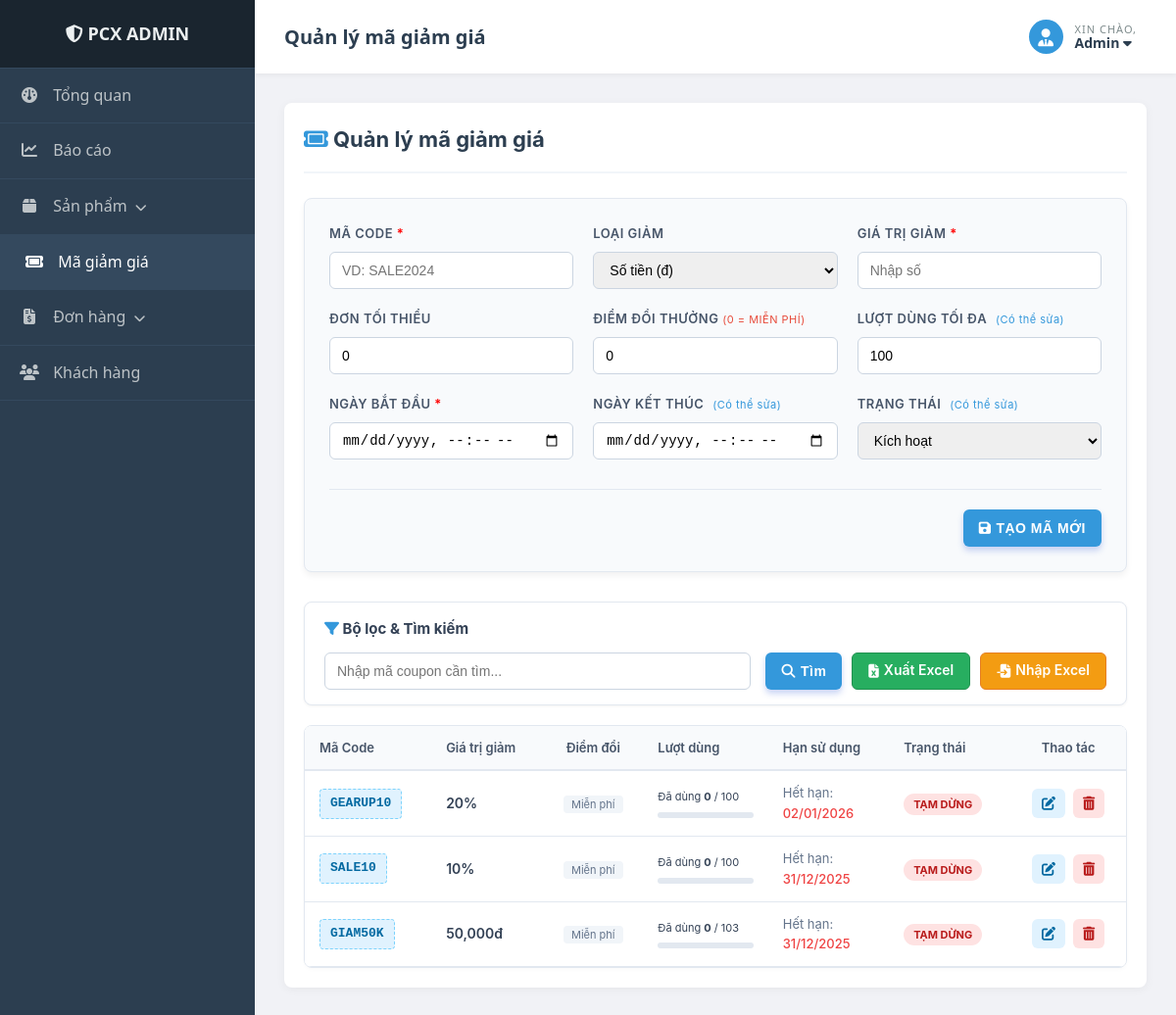
Screenshot of /index.php?controller=admin-coupon (signed in) with the database file from the repository.
### tables this page shows
CREATE TABLE `coupons` (
  `coupon_id` int(11) NOT NULL,
  `code` varchar(50) NOT NULL,
  `discount_type` enum('percent','fixed') NOT NULL DEFAULT 'fixed',
  `discount_value` decimal(15,0) NOT NULL,
  `min_order_value` decimal(15,0) DEFAULT 0,
  `usage_limit` int(11) DEFAULT 100,
  `used_count` int(11) DEFAULT 0,
  `start_date` datetime DEFAULT NULL,
  `end_date` datetime DEFAULT NULL,
  `status` tinyint(1) DEFAULT 1,
  `points_cost` int(11) DEFAULT 0
);

### app/controllers/admin/AdminCouponController.php (called while the page is built, shortened)
<?php
require_once 'app/models/admin/AdminCouponModel.php';
class AdminCouponController
{
    private $model;
    public function __construct()
    {
        $this->model = new AdminCouponModel();
    }
    public function index()
    {
        $this->model->autoExpireCoupons();
        $filters = [
            'keyword'       => $_GET['keyword'] ?? ($_GET['search'] ?? ''),
            'status'        => $_GET['status'] ?? '',
            'discount_type' => $_GET['discount_type'] ?? ''
        ];
        $coupons = $this->model->getAll($filters);
        $this->renderView($coupons, null, ['filters' => $filters]);
    }
    private function renderView($coupons, $coupon_edit = null, $extraData = [])
    {
        require_once 'views/admin/layouts/page.php';
    }
}

### app/models/admin/AdminCouponModel.php (called while the page is built, shortened)
<?php
require_once 'app/config/database.php';
class AdminCouponModel
{
    private $conn;
    public function __construct()
    {
        $db = new Database();
        $this->conn = $db->getConnection();
    }
    public function getAll($filters = [])
    {
        $sql = "SELECT * FROM coupons WHERE 1=1";
        $params = [];
        $sql .= " ORDER BY coupon_id DESC";
        $stmt = $this->conn->prepare($sql);
        $stmt->execute($params);
        return $stmt->fetchAll(PDO::FETCH_ASSOC);
    }
}

### app/config/database.php (called while the page is built, shortened)
<?php
class Database
{
    private $host = "localhost";
    private $db_name = "pcx_db";
    private $username = "root";
    private $password = "";
    public function getConnection()
    {
        $this->conn = null;
        try {
            $this->conn = new PDO("mysql:host=" . $this->host . ";dbname=" . $this->db_name, $this->username, $this->password);
            $this->conn->exec("set names utf8");
            $this->conn->setAttribute(PDO::ATTR_ERRMODE, PDO::ERRMODE_EXCEPTION);
        } catch (PDOException $exception) {
            echo "Lỗi kết nối: " . $exception->getMessage();
        }
        return $this->conn;
    }
}

### views/admin/coupon/index.php (the view, shortened to what this page needs)
<?php
echo '<link rel="stylesheet" href="assets/css/admin-coupons.css">';
$isEdit = isset($coupon_edit) && !empty($coupon_edit['coupon_id']);
$formData = $coupon_edit ?? [];
$keyword      = $filters['keyword'] ?? '';
?>
<div class="coupon-container">
<div class="coupon-header">
        <h2><i class="fa-solid fa-ticket" style="color: #3498db;"></i> <?= $isEdit ? 'Chỉnh sửa mã giảm giá' : 'Quản lý mã giảm giá' ?></h2>
    </div>
<div class="coupon-card <?= $isEdit ? 'edit-mode' : '' ?>">
        <form action="index.php?controller=admin-coupon&action=store" method="POST" class="coupon-form">
            <div class="form-group">
                <label>Mã Code <span style="color:red">*</span></label>
                <input type="text" name="code" class="form-control <?= isset($errors['code']) ? 'is-invalid' : '' ?> <?= $isEdit ? 'readonly-field' : '' ?>"
                    value="<?= $formData['code'] ?? '' ?>" <?= $isEdit ? 'readonly' : '' ?> style="text-transform: uppercase;" placeholder="VD: SALE2024">
            </div>
            <div class="form-group">
                <label>Loại giảm</label>
                <?php if ($isEdit): ?>
                    <input type="hidden" name="discount_type" value="<?= $formData['discount_type'] ?>">
                    <select class="form-control readonly-field" disabled>
                        <option value="fixed" <?= ($formData['discount_type'] ?? '') == 'fixed' ? 'selected' : '' ?>>Số tiền (đ)</option>
                        <option value="percent" <?= ($formData['discount_type'] ?? '') == 'percent' ? 'selected' : '' ?>>Phần trăm (%)</option>
                    </select>
                <?php else: ?>
                    <select name="discount_type" class="form-control">
                        <option value="fixed" <?= ($formData['discount_type'] ?? '') == 'fixed' ? 'selected' : '' ?>>Số tiền (đ)</option>
                    </select>
                <?php endif; ?>
</div>
            <div class="form-group">
                <label>Giá trị giảm <span style="color:red">*</span></label>
                <input type="number" name="discount_value" class="form-control <?= isset($errors['discount_value']) ? 'is-invalid' : '' ?> <?= $isEdit ? 'readonly-field' : '' ?>"
                    value="<?= $formData['discount_value'] ?? '' ?>" <?= $isEdit ? 'readonly' : '' ?> placeholder="Nhập số">
            </div>
<div class="form-group">
                <label>Đơn tối thiểu</label>
                <input type="number" name="min_order_value" class="form-control <?= isset($errors['min_order_value']) ? 'is-invalid' : '' ?> <?= $isEdit ? 'readonly-field' : '' ?>"
                    value="<?= $formData['min_order_value'] ?? '0' ?>" <?= $isEdit ? 'readonly' : '' ?>>
            </div>
            <div class="form-group">
                <label>Điểm đổi thưởng <span style="font-weight:normal; font-size:11px; color:#e74c3c;">(0 = Miễn phí)</span></label>
                <input type="number" name="points_cost" class="form-control" value="<?= $formData['points_cost'] ?? '0' ?>" min="0">
            </div>
            <div class="form-group">
                <label>Lượt dùng tối đa <span class="editable-label">(Có thể sửa)</span></label>
                <input type="number" name="usage_limit" class="form-control <?= isset($errors['usage_limit']) ? 'is-invalid' : '' ?>"
                    value="<?= $formData['usage_limit'] ?? '100' ?>">
            </div>
            <div class="form-group">
                <label>Ngày bắt đầu <span style="color:red">*</span></label>
                <?php $startVal = isset($formData['start_date']) ? date('Y-m-d\TH:i', strtotime($formData['start_date'])) : ''; ?>
                <input type="datetime-local" name="start_date" class="form-control <?= isset($errors['start_date']) ? 'is-invalid' : '' ?> <?= $isEdit ? 'readonly-field' : '' ?>"
                    value="<?= $startVal ?>" <?= $isEdit ? 'readonly' : '' ?>>
            </div>
            <div class="form-group">
                <label>Ngày kết thúc <span class="editable-label">(Có thể sửa)</span></label>
                <?php $endVal = isset($formData['end_date']) ? date('Y-m-d\TH:i', strtotime($formData['end_date'])) : ''; ?>
                <input type="datetime-local" name="end_date" class="form-control <?= isset($errors['end_date']) ? 'is-invalid' : '' ?>"
                    value="<?= $endVal ?>">
            </div>
            <div class="form-group">
                <label>Trạng thái <span class="editable-label">(Có thể sửa)</span></label>
                <select name="status" class="form-control">
                    <option value="1" <?= (isset($formData['status']) && $formData['status'] == 1) ? 'selected' : '' ?>>Kích hoạt</option>
                </select>
            </div>
            <div class="form-actions">
                <button type="submit" class="btn btn-primary"><i class="fa-solid fa-save"></i> <?= $isEdit ? 'CẬP NHẬT MÃ' : 'TẠO MÃ MỚI' ?></button>
            </div>
        </form>
    </div>
    <div class="filter-bar">
        <span class="filter-header-text"><i class="fa-solid fa-filter" style="color:#3498db"></i> Bộ lọc & Tìm kiếm</span>
        <form action="index.php" method="GET" class="filter-form">
            <div class="filter-item-search">
                <input type="text" name="keyword" class="form-control" value="<?= htmlspecialchars($keyword) ?>" placeholder="Nhập mã coupon cần tìm...">
            </div>
            <div class="filter-item-btn">
                <button type="submit" class="btn btn-primary" title="Tìm kiếm"><i class="fa-solid fa-search"></i> Tìm</button>
            </div>
            <a href="index.php?controller=admin-coupon&action=exportExcel&keyword=<?= $filters['keyword'] ?>&status=<?= $filters['status'] ?>"
                class="btn btn-success">
                <i class="fas fa-file-excel"></i> Xuất Excel
            </a>
            <a href="index.php?controller=admin-coupon&action=import" class="btn btn-warning">
                <i class="fa-solid fa-file-import"></i> Nhập Excel
            </a>
        </form>
    </div>
<div class="coupon-table-wrapper">
<table class="coupon-table">
<thead>
<tr>
                    <th>Mã Code</th>
                    <th>Giá trị giảm</th>
                    <th style="text-align: center;">Điểm đổi</th>
                    <th>Lượt dùng</th>
                    <th>Hạn sử dụng</th>
                    <th>Trạng thái</th>
                    <th style="text-align:center;">Thao tác</th>
</tr>
</thead>
<tbody>
<?php if (!empty($coupons)): foreach ($coupons as $c): ?>
                        <tr>
                            <td><span class="coupon-code-badge"><?= $c['code'] ?></span></td>
                            <td style="font-weight: 600;"><?= number_format($c['discount_value']) ?><?= $c['discount_type'] == 'fixed' ? 'đ' : '%' ?></td>
                            <td style="text-align: center;">
                                <?php if ($c['points_cost'] > 0): ?>
                                    <span style="background: #fff3cd; color: #856404; padding: 2px 8px; border-radius: 4px; font-weight: bold; font-size: 11px;"><?= number_format($c['points_cost']) ?> điểm</span>
                                <?php else: ?>
                                    <span style="background: #f1f5f9; color: #64748b; padding: 2px 8px; border-radius: 4px; font-size: 11px;">Miễn phí</span>
                                <?php endif; ?>
                            </td>
                            <td>
                                <div style="font-size: 11px; margin-bottom: 2px;">Đã dùng <b><?= $c['used_count'] ?></b> / <?= $c['usage_limit'] ?></div>
                                <div class="progress-container">
                                </div>
                            </td>
                            <td style="font-size: 13px;">
                                <span style="color: #64748b;">Hết hạn:</span> <br>
                                <span style="color: #ef4444; font-weight:500;"><?= date('d/m/Y', strtotime($c['end_date'])) ?></span>
                            </td>
                            <td>
                                <?php
                                if ($c['status'] == 0) echo '<span class="status-badge status-locked">Tạm dừng</span>';
                                else if (($c['status'] == 1)) echo '<span class="status-badge status-active">Đang chạy</span>';
                                ?>
                            </td>
                            <td style="text-align: center;">
                                <div style="display: flex; gap: 8px; justify-content: center;">
                                    <a href="index.php?controller=admin-coupon&action=edit&id=<?= $c['coupon_id'] ?>&keyword=<?= urlencode($keyword) ?>" class="btn btn-secondary" style="padding: 5px 10px; height: 30px; background:#e0f2fe; color:#0369a1;" title="Sửa"><i class="fa-solid fa-pen-to-square" style="margin:0"></i></a>
                                    <a href="index.php?controller=admin-coupon&action=delete&id=<?= $c['coupon_id'] ?>&keyword=<?= urlencode($keyword) ?>" onclick="return confirm('Xóa mã này?')" class="btn btn-secondary" style="padding: 5px 10px; height: 30px; background:#fee2e2; color:#b91c1c;" title="Xóa"><i class="fa-solid fa-trash-can" style="margin:0"></i></a>
                                </div>
    </td>
</tr>
                    <?php endforeach;
                else: ?>
                    <tr>
                        <td colspan="7" style="padding: 40px; text-align: center; color: #94a3b8;">Không tìm thấy mã giảm giá nào.</td>
                    </tr>
                <?php endif; ?>
            </tbody>
        </table>
    </div>
</div>

### assets/css/base.css (style rules this page uses)
:root { --primary-color: #2f80ed; --text-color: #333; --bg-light: #f4f6f8; --danger: #e74c3c; --success: #27ae60; }
* { box-sizing: border-box; margin: 0; padding: 0; }
body { font-family: 'Segoe UI', sans-serif; line-height: 1.6; color: var(--text-color); }
a { text-decoration: none; color: inherit; }
.btn { display: inline-block; padding: 10px 20px; border-radius: 5px; font-weight: 600; cursor: pointer; border: none; }
.btn-primary { background: var(--primary-color); color: #fff; }

### assets/css/coupon.css (style rules this page uses)
.coupon-container { padding: 10px; }
.coupon-header { display: flex; justify-content: space-between; align-items: center; margin-bottom: 25px; }
.coupon-header h2 { margin: 0; color: #2c3e50; }
.coupon-card { background: #fff; padding: 25px; border-radius: 12px; margin-bottom: 30px; border: 1px solid #e1e8ed; box-shadow: 0 4px 6px rgba(0, 0, 0, 0.05); }
.coupon-form { display: grid; grid-template-columns: repeat(auto-fit, minmax(220px, 1fr)); gap: 20px; }
.form-group label { display: block; font-size: 13px; font-weight: 600; margin-bottom: 8px; color: #34495e; }
.form-control { width: 100%; padding: 10px; border: 1px solid #cbd5e0; border-radius: 6px; outline: none; transition: border 0.3s; }
.form-actions { grid-column: 1 / -1; text-align: right; border-top: 1px solid #eee; padding-top: 15px; }
.coupon-table-wrapper { background: #fff; border-radius: 12px; border: 1px solid #e1e8ed; overflow: hidden; box-shadow: 0 2px 4px rgba(0, 0, 0, 0.02); }
.coupon-table { width: 100%; border-collapse: collapse; }
.coupon-table thead tr { background: #f8fafc; border-bottom: 2px solid #edf2f7; }
.coupon-table th, .coupon-table td { padding: 15px; text-align: left; }
.coupon-table tr { border-bottom: 1px solid #f1f5f9; }
.coupon-code-badge { background: #ebf8ff; color: #2b6cb0; padding: 5px 10px; border-radius: 4px; font-family: monospace; font-weight: bold; border: 1px dashed #2b6cb0; }
.progress-container { width: 80px; height: 5px; background: #eee; border-radius: 10px; margin-top: 4px; }
.status-badge { padding: 4px 10px; border-radius: 12px; font-size: 11px; font-weight: 600; }
.status-locked { background: #fde8e8; color: #9b1c1c; }

### assets/css/report.css (style rules this page uses)
.form-control { height: 45px; border-radius: 8px; border: 1px solid #e0e0e0; }
.btn-primary { height: 45px; border-radius: 8px; font-weight: 600; letter-spacing: 0.5px; box-shadow: 0 4px 6px rgba(78, 115, 223, 0.3); }

### rows the page displays
coupons: code "GEARUP10", discount_value "20", points_cost "Miễn phí", used_count "0", usage_limit "100", end_date "02/01/2026", status "TẠM DỪNG", $c['coupon_id'] 3 (drawn)
coupons: code "SALE10", discount_value "10", points_cost "Miễn phí", used_count "0", usage_limit "100", end_date "31/12/2025", status "TẠM DỪNG"
coupons: code "GIAM50K", discount_value "50,000", discount_type "đ", points_cost "Miễn phí", used_count "0", usage_limit "103", end_date "31/12/2025", status "TẠM DỪNG"

### other values shown
$page_title "Quản lý mã giảm giá"
